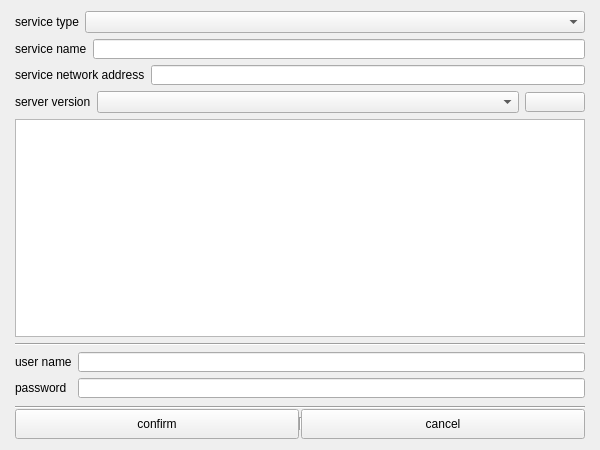
<?xml version="1.0" encoding="UTF-8"?>
<ui version="4.0">
 <class>CGxAddOGCWindow</class>
 <widget class="QWidget" name="CGxAddOGCWindow">
  <property name="geometry">
   <rect>
    <x>0</x>
    <y>0</y>
    <width>600</width>
    <height>450</height>
   </rect>
  </property>
  <property name="windowTitle">
   <string>CGxAddOGCWindow</string>
  </property>
  <layout class="QVBoxLayout" name="verticalLayout">
   <property name="leftMargin">
    <number>15</number>
   </property>
   <property name="rightMargin">
    <number>15</number>
   </property>
   <item>
    <layout class="QHBoxLayout" name="horizontalLayout">
     <item>
      <widget class="QLabel" name="label">
       <property name="text">
        <string>service type</string>
       </property>
      </widget>
     </item>
     <item>
      <widget class="QComboBox" name="pServerTypeCombo">
       <property name="sizePolicy">
        <sizepolicy hsizetype="Expanding" vsizetype="Fixed">
         <horstretch>0</horstretch>
         <verstretch>0</verstretch>
        </sizepolicy>
       </property>
      </widget>
     </item>
    </layout>
   </item>
   <item>
    <layout class="QHBoxLayout" name="horizontalLayout_2">
     <item>
      <widget class="QLabel" name="label_2">
       <property name="text">
        <string>service name</string>
       </property>
      </widget>
     </item>
     <item>
      <widget class="CGxLimitLineEdit" name="pServerNameEdit">
       <property name="sizePolicy">
        <sizepolicy hsizetype="Expanding" vsizetype="Fixed">
         <horstretch>0</horstretch>
         <verstretch>0</verstretch>
        </sizepolicy>
       </property>
       <property name="minimumSize">
        <size>
         <width>0</width>
         <height>20</height>
        </size>
       </property>
       <property name="maximumSize">
        <size>
         <width>16777215</width>
         <height>20</height>
        </size>
       </property>
       <property name="contextMenuPolicy">
        <enum>Qt::NoContextMenu</enum>
       </property>
       <property name="readOnly">
        <bool>false</bool>
       </property>
      </widget>
     </item>
    </layout>
   </item>
   <item>
    <layout class="QHBoxLayout" name="horizontalLayout_3">
     <item>
      <widget class="QLabel" name="label_3">
       <property name="text">
        <string>service network address</string>
       </property>
      </widget>
     </item>
     <item>
      <widget class="CGxLimitLineEdit" name="pServerWebsiteEdit">
       <property name="sizePolicy">
        <sizepolicy hsizetype="Expanding" vsizetype="Fixed">
         <horstretch>0</horstretch>
         <verstretch>0</verstretch>
        </sizepolicy>
       </property>
       <property name="minimumSize">
        <size>
         <width>0</width>
         <height>20</height>
        </size>
       </property>
       <property name="maximumSize">
        <size>
         <width>16777215</width>
         <height>20</height>
        </size>
       </property>
       <property name="contextMenuPolicy">
        <enum>Qt::NoContextMenu</enum>
       </property>
       <property name="readOnly">
        <bool>false</bool>
       </property>
      </widget>
     </item>
    </layout>
   </item>
   <item>
    <layout class="QHBoxLayout" name="horizontalLayout_4">
     <item>
      <widget class="QLabel" name="label_4">
       <property name="text">
        <string>server version</string>
       </property>
      </widget>
     </item>
     <item>
      <widget class="QComboBox" name="pServerVersonCombo">
       <property name="sizePolicy">
        <sizepolicy hsizetype="Expanding" vsizetype="Fixed">
         <horstretch>0</horstretch>
         <verstretch>0</verstretch>
        </sizepolicy>
       </property>
      </widget>
     </item>
     <item>
      <widget class="QPushButton" name="pGetLayerBtn">
       <property name="minimumSize">
        <size>
         <width>60</width>
         <height>20</height>
        </size>
       </property>
       <property name="maximumSize">
        <size>
         <width>60</width>
         <height>20</height>
        </size>
       </property>
       <property name="text">
        <string/>
       </property>
      </widget>
     </item>
    </layout>
   </item>
   <item>
    <widget class="QListWidget" name="pLayerList">
     <property name="contextMenuPolicy">
      <enum>Qt::NoContextMenu</enum>
     </property>
     <property name="wordWrap">
      <bool>true</bool>
     </property>
    </widget>
   </item>
   <item>
    <widget class="Line" name="line">
     <property name="orientation">
      <enum>Qt::Horizontal</enum>
     </property>
    </widget>
   </item>
   <item>
    <layout class="QFormLayout" name="formLayout">
     <item row="0" column="0">
      <widget class="QLabel" name="label_5">
       <property name="text">
        <string>user name</string>
       </property>
      </widget>
     </item>
     <item row="0" column="1">
      <widget class="QLineEdit" name="pUserNameEdit">
       <property name="sizePolicy">
        <sizepolicy hsizetype="Expanding" vsizetype="Fixed">
         <horstretch>0</horstretch>
         <verstretch>0</verstretch>
        </sizepolicy>
       </property>
       <property name="minimumSize">
        <size>
         <width>0</width>
         <height>20</height>
        </size>
       </property>
       <property name="maximumSize">
        <size>
         <width>16777215</width>
         <height>20</height>
        </size>
       </property>
       <property name="contextMenuPolicy">
        <enum>Qt::NoContextMenu</enum>
       </property>
      </widget>
     </item>
     <item row="1" column="0">
      <widget class="QLabel" name="label_6">
       <property name="text">
        <string>password</string>
       </property>
      </widget>
     </item>
     <item row="1" column="1">
      <widget class="QLineEdit" name="pUserPasswordEdit">
       <property name="minimumSize">
        <size>
         <width>0</width>
         <height>20</height>
        </size>
       </property>
       <property name="maximumSize">
        <size>
         <width>16777215</width>
         <height>20</height>
        </size>
       </property>
       <property name="contextMenuPolicy">
        <enum>Qt::NoContextMenu</enum>
       </property>
      </widget>
     </item>
    </layout>
   </item>
   <item>
    <layout class="QVBoxLayout" name="verticalLayout_2">
     <property name="spacing">
      <number>0</number>
     </property>
     <property name="topMargin">
      <number>2</number>
     </property>
     <item>
      <widget class="Line" name="line_3">
       <property name="orientation">
        <enum>Qt::Horizontal</enum>
       </property>
      </widget>
     </item>
     <item>
      <layout class="QHBoxLayout" name="horizontalLayout_6" stretch="0,0,0">
       <property name="spacing">
        <number>0</number>
       </property>
       <item>
        <widget class="QPushButton" name="pOkBtn">
         <property name="sizePolicy">
          <sizepolicy hsizetype="Expanding" vsizetype="Fixed">
           <horstretch>0</horstretch>
           <verstretch>0</verstretch>
          </sizepolicy>
         </property>
         <property name="minimumSize">
          <size>
           <width>0</width>
           <height>30</height>
          </size>
         </property>
         <property name="styleSheet">
          <string notr="true"/>
         </property>
         <property name="text">
          <string>confirm</string>
         </property>
        </widget>
       </item>
       <item>
        <widget class="Line" name="line_2">
         <property name="minimumSize">
          <size>
           <width>2</width>
           <height>13</height>
          </size>
         </property>
         <property name="maximumSize">
          <size>
           <width>2</width>
           <height>13</height>
          </size>
         </property>
         <property name="orientation">
          <enum>Qt::Vertical</enum>
         </property>
        </widget>
       </item>
       <item>
        <widget class="QPushButton" name="pCancelBtn">
         <property name="sizePolicy">
          <sizepolicy hsizetype="Expanding" vsizetype="Fixed">
           <horstretch>0</horstretch>
           <verstretch>0</verstretch>
          </sizepolicy>
         </property>
         <property name="minimumSize">
          <size>
           <width>0</width>
           <height>30</height>
          </size>
         </property>
         <property name="styleSheet">
          <string notr="true"/>
         </property>
         <property name="text">
          <string>cancel</string>
         </property>
        </widget>
       </item>
      </layout>
     </item>
    </layout>
   </item>
  </layout>
 </widget>
 <layoutdefault spacing="6" margin="11"/>
 <customwidgets>
  <customwidget>
   <class>CGxLimitLineEdit</class>
   <extends>QLineEdit</extends>
   <header location="global">GxLimitLineEdit.h</header>
  </customwidget>
 </customwidgets>
 <resources/>
 <connections/>
</ui>
